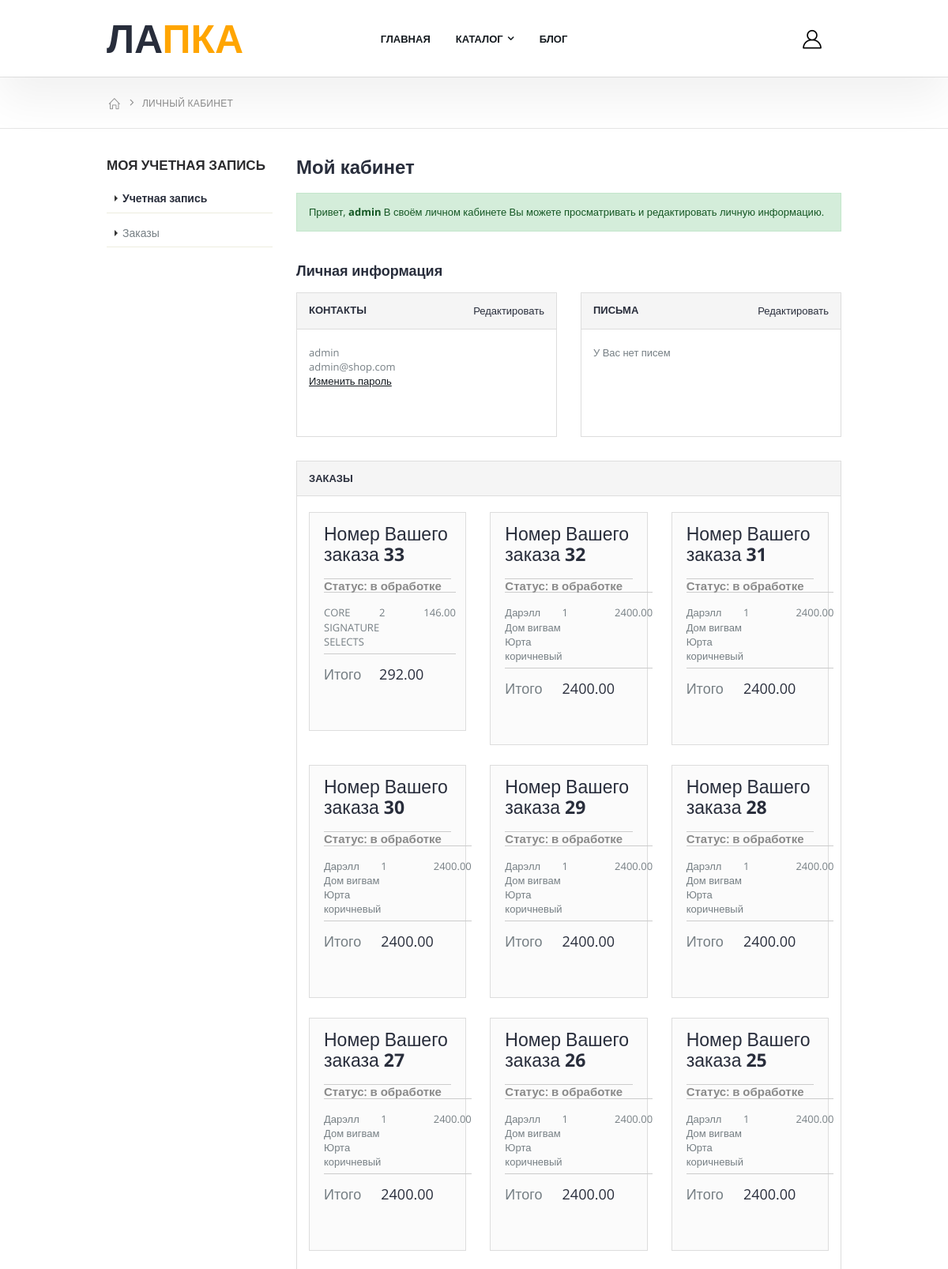
/accounts/dashboard (signed in, upper part), run on the app's committed database.
### apps/accounts/models.py (models this page shows, shortened)
class Order(models.Model):
    address = models.CharField(max_length=250)
    phone = models.CharField(max_length=20)
    created = models.DateTimeField(auto_now_add=True)
    shipped = models.BooleanField(default=False)
    user = models.ForeignKey(User, on_delete=models.CASCADE, null=True, blank=True)
    class Meta:
        ordering = ('-created',)
        verbose_name ='Заказ'
        verbose_name_plural = 'Заказан'
    def get_total_cost(self):
        return sum(item.get_cost() for item in self.items.all())

class OrderItem(models.Model):
    order = models.ForeignKey(Order, related_name='items', on_delete=models.CASCADE)
    product = models.ForeignKey(Product, related_name='order_items', on_delete=models.CASCADE)
    price = models.DecimalField(max_digits=6, decimal_places=2)
    quantity = models.PositiveIntegerField(default=1)
    def get_cost(self):
        return self.price * self.quantity

### apps/catalog/models.py (models this page shows, shortened)
class Product(models.Model):
    name = models.CharField(max_length=80)
    price = models.DecimalField(decimal_places=2, max_digits=6)
    description = models.TextField()
    category = models.ForeignKey('Category', on_delete=models.CASCADE)
    chosen = models.BooleanField(default=False)
    slider = models.BooleanField(default=False)

### apps/accounts/views.py (the view)
# urls.py: path('dashboard', views.dashboard, name='dashboard')
@login_required
def dashboard(request):
    user = request.user
    orders = Order.objects.filter(user=user)
    return render(request, 'accounts/dashboard.html', {'orders': orders})

### apps/cart/cart.py (called while the page is built)
    def __len__(self):
        return sum(item['quantity'] for item in self.cart.values())

### apps/catalog/context_processors.py (called while the page is built)
def get_shop_context(request):
    return {
        'categories': Category.objects.all(),
        'cart': Cart(request)
    }

### templates/accounts/dashboard.html (shortened to what this page needs)
{% extends "base.html" %}
{% load static %}
{% block content %}
        <main class="main">
            <nav aria-label="breadcrumb" class="breadcrumb-nav">
                <div class="container">
                    <ol class="breadcrumb">
                        <li class="breadcrumb-item"><a href=""><i class="icon-home"></i></a></li>
                        <li class="breadcrumb-item active" aria-current="page">Личный кабинет</li>
                    </ol>
                </div>
            </nav>
            <div class="container">
                <div class="row">
                    <div class="col-lg-9 order-lg-last dashboard-content">
                        <h2>Мой кабинет</h2>
                        <div class="alert alert-success" role="alert">
                            Привет, <strong>{{ user.username }}</strong> В своём личном кабинете Вы можете просматривать и редактировать личную информацию.
                        </div>
                        <h3>Личная информация</h3>
                        <div class="row">
                            <div class="col-md-6">
                                <div class="card">
                                    <div class="card-header">
                                        Контакты
                                        <a href="#" class="card-edit">Редактировать</a>
                                    </div>
                                    <div class="card-body">
                                        <p>
                                            {{ user.username }}<br>
                                            {{ user.email }}<br>
                                            <a href="#">Изменить пароль</a>
                                        </p>
                                    </div>
                                </div>
                            </div>
                            <div class="col-md-6">
                                <div class="card">
                                    <div class="card-header">
                                        Письма
                                        <a href="#" class="card-edit">Редактировать</a>
                                    </div>
                                    <div class="card-body">
                                        <p>
                                            У Вас нет писем
                                        </p>
                                    </div>
                                </div>
                            </div>
                        </div>
                        <div class="card">
                            <div class="card-header">
                                Заказы
                            </div>
                            <div class="card-body">
                                <div class="row">
                                    {% for order in orders %}
                                    <div class="col-lg-4">
                                        <div class="cart-summary">
                                            <h3>Номер Вашего заказа <strong>{{ order.id }}</strong></h3>
                                            {% if order.shipped %}
                                            <h4>Статус: <strong>отправлен</strong></h4>
                                            {% else %}
                                            <h4>Статус: <strong>в обработке</strong></h4>
                                            {% endif %}
                                            <table class="table table-totals">
                                                <tbody>
                                                    {% for item in order.items.all %}
                                                    <tr>
                                                        <td>{{ item.product.name }}</td>
                                                        <td>{{ item.quantity }}</td>
                                                        <td>{{ item.price }}</td>
                                                    </tr>
                                                    {% endfor %}
                                                </tbody>
                                                <tfoot>
                                                    <tr>
                                                        <td>Итого</td>
                                                        <td>{{ order.get_total_cost }}</td>
                                                    </tr>
                                                </tfoot>
                                            </table>
                                        </div>
                                    </div>
                                    {% endfor %}
                                </div>
                            </div>
                        </div>
                    </div>
                    <aside class="sidebar col-lg-3">
                        <div class="widget widget-dashboard">
                            <h3 class="widget-title">Моя учетная запись</h3>
                            <ul class="list">
                                <li class="active"><a href="#">Учетная запись</a></li>
                                <li><a href="#">Заказы</a></li>
                            </ul>
                        </div>
                    </aside>
                </div>
            </div>
        </main>
{% endblock content %}

### templates/base.html (shortened to what this page needs)
<!DOCTYPE html>
{% load static %}
{% load mptt_tags %}
<html lang="en">
<head>
    <link rel="stylesheet" href="{% static 'css/bootstrap.min.css' %}">
    <link rel="stylesheet" href="{% static 'css/style.min.css' %}">
    <link rel="stylesheet" href="{% static 'css/style.css' %}">
    <link rel="stylesheet" type="text/css" href="{% static 'vendor/fontawesome-free/css/all.min.css' %}">
</head>
<body>
    <div class="page-wrapper">
        <header class="header">
            <div class="header-bottom sticky-header">
                <div class="container">
                    <div class="row row-sm">
                        <div class="col-lg-2 header-left">
                            <a href="{% url 'catalog:index' %}" class="logo">
                                <h1>ЛА<span style="color: orange;">ПКА</span></h1>
                            </a>
                        </div>
                        <div class="col-lg-8 header-center">
                            <nav class="main-nav">
                                <ul class="menu">
                                    <li>
                                        <a href="{% url 'catalog:index' %}">ГЛАВНАЯ</a>
                                    </li>
                                    <li class="sf-with-ul">
                                        <a href="{% url 'catalog:catalog' %}">КАТАЛОГ</a>
                                    </li>
                                    <li>
                                        <a href="{% url 'blog:blog' %}">БЛОГ</a>
                                    </li>
                                </ul>
                            </nav>
                        </div>
                        <div class="col-lg-2 header-right">
                            {% if user.is_authenticated %}
                            <a href="{% url 'accounts:dashboard' %}">
                            {% else %}
                            <a href="{% url 'accounts:login' %}">
                            {% endif %}
                                <div class="header-user">
                                    <i class="icon-user-2"></i>
                                </div>
                            </a>
                        </div>
                    </div>
                </div>
            </div>
        </header>
        {% block content %}{% endblock content %}
    </div>
</body>
</html>

### data on the page
Order: id "33", shows "Статус:", shipped "в обработке", get_total_cost "292.00"
OrderItem: product.name "CORE SIGNATURE SELECTS", quantity "2", price "146.00"
Order: id "32", shows "Статус:", shipped "в обработке", get_total_cost "2400.00"
OrderItem: product.name "Дарэлл Дом вигвам Юрта коричневый", quantity "1", price "2400.00"
Order: id "31", shows "Статус:", shipped "в обработке", get_total_cost "2400.00"
OrderItem: product.name "Дарэлл Дом вигвам Юрта коричневый", quantity "1", price "2400.00"
Order: id "30", shows "Статус:", shipped "в обработке", get_total_cost "2400.00"
OrderItem: product.name "Дарэлл Дом вигвам Юрта коричневый", quantity "1", price "2400.00"
Order: id "29", shows "Статус:", shipped "в обработке", get_total_cost "2400.00"
OrderItem: product.name "Дарэлл Дом вигвам Юрта коричневый", quantity "1", price "2400.00"
Order: id "28", shows "Статус:", shipped "в обработке", get_total_cost "2400.00"
OrderItem: product.name "Дарэлл Дом вигвам Юрта коричневый", quantity "1", price "2400.00"
Order: id "27", shows "Статус:", shipped "в обработке", get_total_cost "2400.00"
OrderItem: product.name "Дарэлл Дом вигвам Юрта коричневый", quantity "1", price "2400.00"
Order: id "26", shows "Статус:", shipped "в обработке", get_total_cost "2400.00"
OrderItem: product.name "Дарэлл Дом вигвам Юрта коричневый", quantity "1", price "2400.00"
Order: id "25", shows "Статус:", shipped "в обработке", get_total_cost "2400.00"
OrderItem: product.name "Дарэлл Дом вигвам Юрта коричневый", quantity "1", price "2400.00"

### other printed values
{{ user.username }} "admin"
{{ user.email }} "admin@shop.com"
